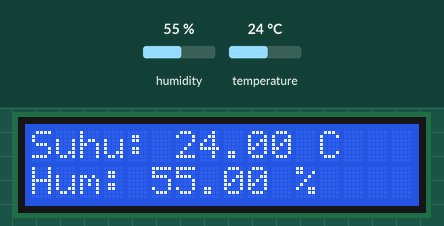
Simulated run of this sketch. Board: Arduino Uno, built with avr-gcc and run on an emulated ATmega328P. On the bench: 16×2 character LCD. Inputs (shaded band) come from the test bench; at power-on: humidity 55 %, temperature 24 °C. What the sketch prints to the serial monitor is not drawn.

Above: at 3.2 s.
3.3 s: humidity set to 22 %
At 5.4 s:
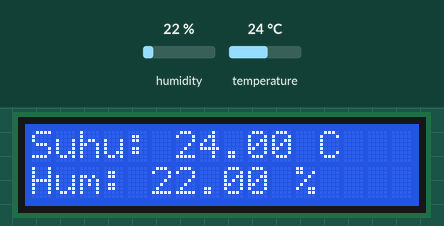
6.0 s: temperature set to 12 °C
At 7.0 s:
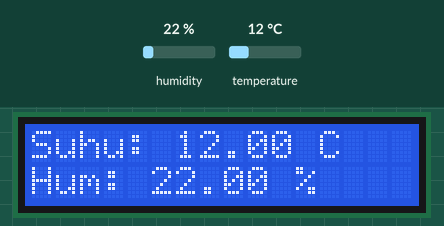
8.7 s: humidity set to 40 %
At 11.3 s:
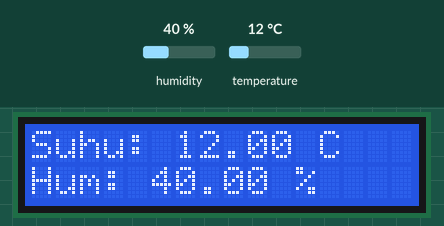
11.7 s: temperature set to 19 °C
At 12.9 s:
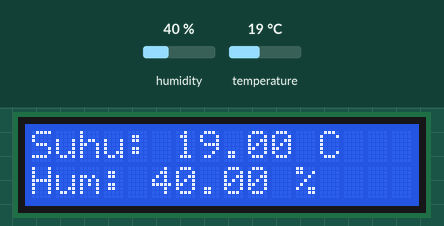
Timing chart, 0 to 14.7 s (numbered marks = the images above; inputs shaded):
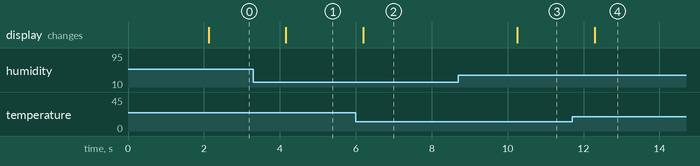

The sketch:

DHT.ino
```cpp
#include <DHT.h> // Memanggil library untuk sensor DHT
#include <LiquidCrystal_I2C.h>// Memanggil library untuk LCD I2C
#define DHTPIN 5 // Menentukan pin data DHT22 terhubung ke pin 2
#define DHTTYPE DHT22 // Menentukan tipe sensor yang digunakan (DHT22)
// Membuat objek dht dengan pin dan tipe yang sudah ditentukan
DHT dht(DHTPIN, DHTTYPE);
// Membuat objek lcd dengan alamat I2C 0x27 dan ukuran 16 kolom 2 baris
LiquidCrystal_I2C lcd(0x27, 16, 2);

void setup() {
// Memulai komunikasi serial dengan baud rate 9600
  Serial.begin(9600);
  dht.begin();// Memulai sensor DHT
  lcd.init(); // Memulai LCD
  lcd.backlight();  // Menyalakan lampu latar LCD
  lcd.setCursor(0, 0);      // Menampilkan teks awal di LCD
  lcd.print("Monitoring");
  lcd.setCursor(0, 1);
  lcd.print("Sensor Dimulai");
  delay(2000);// Delay 2 detik sebelum masuk loop
  lcd.clear();// Membersihkan tampilan LCD
  }

void loop() {
  // Membaca nilai kelembapan
  float humidity = dht.readHumidity();
  // Membaca nilai suhu dalam Celcius
  float temperature = dht.readTemperature();
  // Mengecek apakah pembacaan gagal
  if (isnan(humidity) || isnan(temperature)) {
    Serial.println("Gagal membaca DHT!");
    lcd.setCursor(0, 0);
    lcd.print("Sensor Error");
    delay(2000);
    return; // Kembali ke awal loop
  }
  // Menampilkan data ke Serial Monitor
  Serial.print("Suhu: ");
  Serial.print(temperature);
  Serial.print(" C  ");

  Serial.print("Kelembapan: ");
  Serial.print(humidity);
  Serial.println(" %");

  // Menampilkan suhu di baris pertama LCD
  lcd.setCursor(0, 0);
  lcd.print("Suhu: ");
  lcd.print(temperature);
  lcd.print(" C ");

  // Menampilkan kelembapan di baris kedua LCD
  lcd.setCursor(0, 1);
  lcd.print("Hum: ");
  lcd.print(humidity);
  lcd.print(" % ");
// Delay 2 detik sebelum pembacaan ulang
  delay(2000);
  }
```

Measured:
- after the input at 3.3 s, the display: changes after 0.86 s (image 1)
- after the input at 6.0 s, the display: changes after 0.19 s (image 2)
- after the input at 8.7 s, the display: changes after 1.6 s (image 3)
- after the input at 11.7 s, the display: changes after 0.59 s (image 4)
